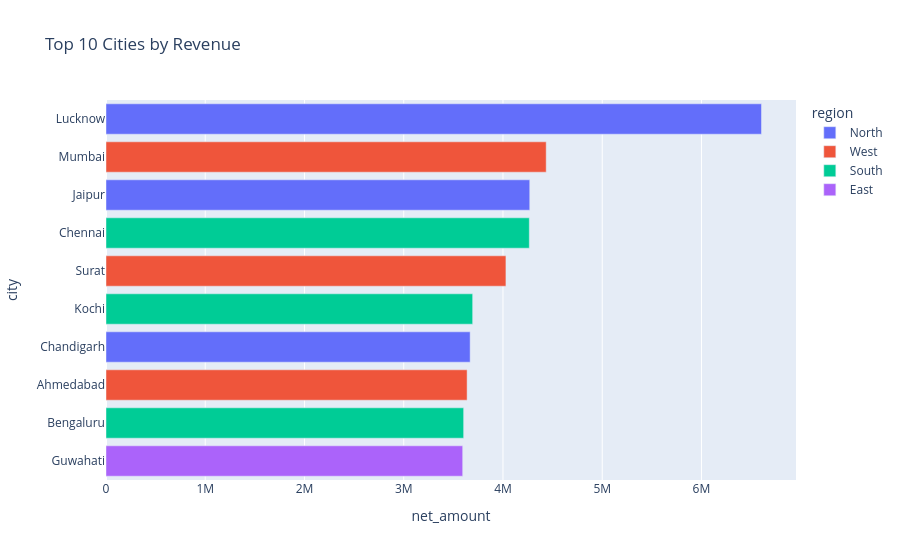

Here is the notebook cell this chart was saved with:
### Code cell
city_perf = (df_valid.groupby(["region", "city"])["net_amount"]
             .sum().sort_values(ascending=False).head(10).reset_index())

fig = px.bar(city_perf, x="net_amount", y="city", color="region", orientation="h",
             title="Top 10 Cities by Revenue")
fig.update_layout(yaxis={"categoryorder": "total ascending"})
fig.show()

### Figure 1 — Plotly figure (JSON) as saved in the notebook; plotly's stock layout.template omitted (floating-point values rounded to 4 significant figures)
{"data": [{"hovertemplate": "region=North<br>net_amount=%{x}<br>city=%{y}<extra></extra>", "legendgroup": "North", "marker": {"color": "#636efa", "pattern": {"shape": ""}}, "name": "North", "orientation": "h", "showlegend": true, "textposition": "auto", "type": "bar", "x": [6605000.0, 4270000.0, 3669000.0], "xaxis": "x", "y": ["Lucknow", "Jaipur", "Chandigarh"], "yaxis": "y"}, {"hovertemplate": "region=West<br>net_amount=%{x}<br>city=%{y}<extra></extra>", "legendgroup": "West", "marker": {"color": "#EF553B", "pattern": {"shape": ""}}, "name": "West", "orientation": "h", "showlegend": true, "textposition": "auto", "type": "bar", "x": [4436000.0, 4030000.0, 3639000.0], "xaxis": "x", "y": ["Mumbai", "Surat", "Ahmedabad"], "yaxis": "y"}, {"hovertemplate": "region=South<br>net_amount=%{x}<br>city=%{y}<extra></extra>", "legendgroup": "South", "marker": {"color": "#00cc96", "pattern": {"shape": ""}}, "name": "South", "orientation": "h", "showlegend": true, "textposition": "auto", "type": "bar", "x": [4266000.0, 3695000.0, 3604000.0], "xaxis": "x", "y": ["Chennai", "Kochi", "Bengaluru"], "yaxis": "y"}, {"hovertemplate": "region=East<br>net_amount=%{x}<br>city=%{y}<extra></extra>", "legendgroup": "East", "marker": {"color": "#ab63fa", "pattern": {"shape": ""}}, "name": "East", "orientation": "h", "showlegend": true, "textposition": "auto", "type": "bar", "x": [3594000.0], "xaxis": "x", "y": ["Guwahati"], "yaxis": "y"}], "layout": {"barmode": "relative", "legend": {"title": {"text": "region"}, "tracegroupgap": 0}, "title": {"text": "Top 10 Cities by Revenue"}, "xaxis": {"anchor": "y", "domain": [0.0, 1.0], "title": {"text": "net_amount"}}, "yaxis": {"anchor": "x", "categoryorder": "total ascending", "domain": [0.0, 1.0], "title": {"text": "city"}}}}
